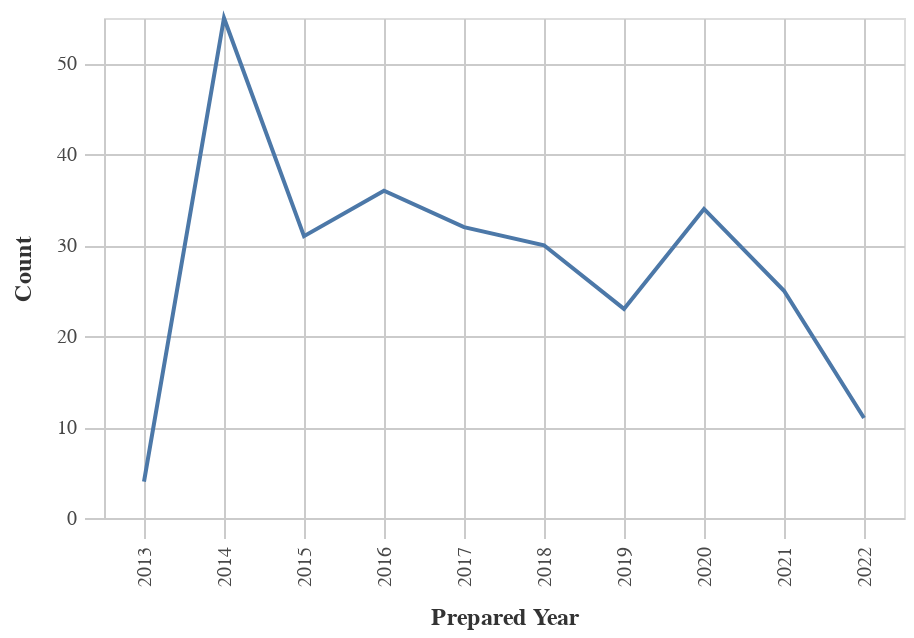

The code cell stored with this chart in its notebook:
### Markdown cell above
### Obligations by Year

### Code cell
#Line chart for Obligations by Year
chart_df = (df_top>>filter(_.variable=='prepared_y')).rename(columns= {"value":"Year"})
    
chart1= (_dla_utils_reports.basic_line_chart_test_no_save(chart_df, 'Year', 'count', district)).encode(x=alt.X('Year:O', title='Prepared Year'))
display(chart1)

### Figure 1 — Vega-Lite specification as saved in the notebook (floating-point values rounded to 4 significant figures)
{"config": {"view": {"continuousWidth": 400, "continuousHeight": 300}, "axis": {"domainColor": "#cbcbcb", "grid": true, "gridColor": "#cbcbcb", "gridWidth": 1, "labelColor": "#474747", "labelFont": "Nunito Sans", "labelFontSize": 10, "labelPadding": 4, "tickColor": "#cbcbcb", "tickSize": 10, "titleColor": "#333", "titleFont": "Raleway", "titleFontSize": 12, "titlePadding": 10}, "axisBand": {"grid": false}, "background": "white", "font": "Raleway", "header": {"labelFont": "Nunito Sans", "titleFont": "Raleway"}, "legend": {"labelColor": "#333", "labelFont": "Nunito Sans", "labelFontSize": 11, "labelLimit": 0, "padding": 1, "symbolSize": 30, "symbolType": "square", "titleColor": "#333", "titleFont": "Raleway", "titleFontSize": 14, "titlePadding": 10}, "title": {"anchor": "middle", "font": "Raleway", "fontSize": 18, "fontWeight": 300, "offset": 20}}, "data": {"name": "data-c268bb6736ea3e83ef8f5ada9b663698"}, "mark": "line", "encoding": {"tooltip": [{"field": "Year", "type": "quantitative"}, {"field": "count", "type": "quantitative"}], "x": {"field": "Year", "title": "Prepared Year", "type": "ordinal"}, "y": {"field": "count", "title": "Count", "type": "quantitative"}}, "height": 250, "width": 400, "$schema": "https://vega.github.io/schema/vega-lite/v4.17.0.json", "datasets": {"data-c268bb6736ea3e83ef8f5ada9b663698": [{"Year": 2014.0, "count": 55, "variable": "prepared_y"}, {"Year": 2016.0, "count": 36, "variable": "prepared_y"}, {"Year": 2020.0, "count": 34, "variable": "prepared_y"}, {"Year": 2017.0, "count": 32, "variable": "prepared_y"}, {"Year": 2015.0, "count": 31, "variable": "prepared_y"}, {"Year": 2018.0, "count": 30, "variable": "prepared_y"}, {"Year": 2021.0, "count": 25, "variable": "prepared_y"}, {"Year": 2019.0, "count": 23, "variable": "prepared_y"}, {"Year": 2022.0, "count": 11, "variable": "prepared_y"}, {"Year": 2013.0, "count": 4, "variable": "prepared_y"}]}}
